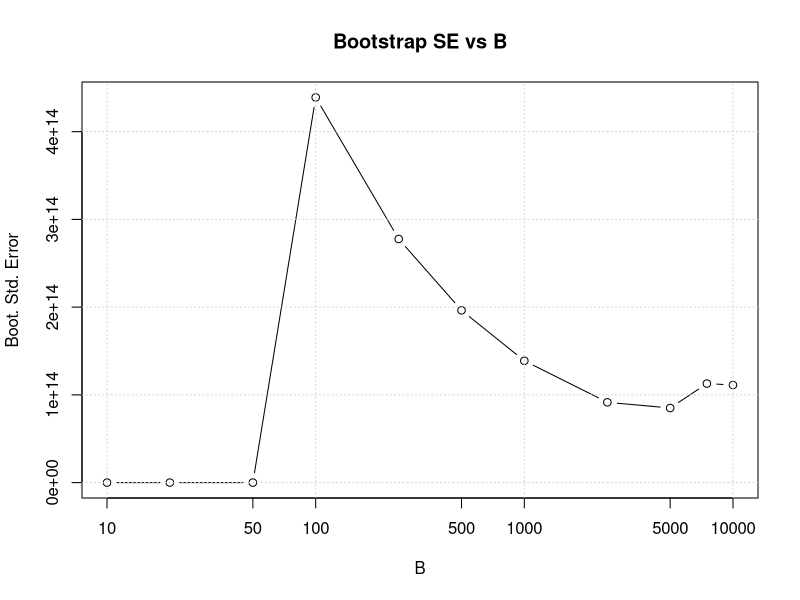
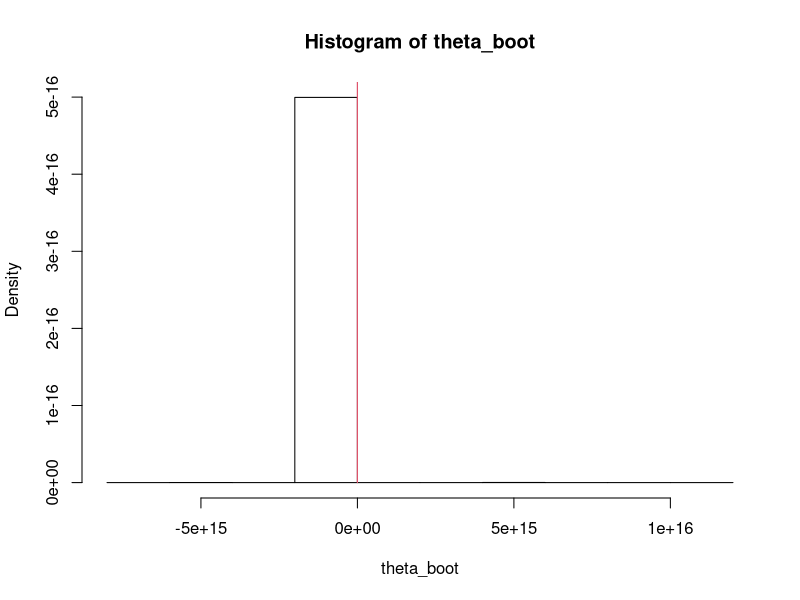

Here is the R script that generated these plots, in order:
## Question 3
##------------------------------------------------
ID<-c(1:10)
x1<-c(0.8,-1.23,1.25,-0.28,-0.03,0.61,1.43,-0.54,-0.35,-1.60)
x2<-c(0.64,-1.69,1.47,-0.14,-0.18,0.43,1.61,-0.31,-0.38,-1.82)
(q3.df <- data.frame(ID,x1,x2))

# 3.1 --------------------------------------
# Calculate the means
(mean_x1 <- mean(q3.df$x1))
(mean_x2 <- mean(q3.df$x2))

(theta.obs <- mean_x1 / mean_x2)


# Classical method for standard error
classical_se <- function(x1, x2) {
  n <- length(x1)
  mean_x1 <- mean(x1)
  mean_x2 <- mean(x2)
  
  var_x1 <- var(x1)
  var_x2 <- var(x2)
  
  se <- sqrt((1 / mean_x2)^2 * (var_x1 / n) + 
               (-mean_x1 / mean_x2^2)^2 * (var_x2 / n))
  se
}

# Calculate classical SE
classical_se(x1, x2)



### 3.2 ----------------------------------------------------
## Non-parameteric bootstrap 
# Define the dataset
ID <- c(1:10)
x1 <- c(0.8, -1.23, 1.25, -0.28, -0.03, 0.61, 1.43, -0.54, -0.35, -1.60)
x2 <- c(0.64, -1.69, 1.47, -0.14, -0.18, 0.43, 1.61, -0.31, -0.38, -1.82)

# Calculate the ratio statistic
theta_hat <- function(x1, x2) {
  mean(x1) / mean(x2)
}

theta_hat(x1, x2)

# Bootstrap standard error function
bootstrap_se <- function(x1, x2, B) {
  set.seed(2025)
  n <- length(x1)
  theta_boot <- numeric(B)
  for (b in 1:B) {
    # Resample with replacement
    indices <- sample(1:n, size = n, replace = TRUE)
    x1_sample <- x1[indices]
    x2_sample <- x2[indices]
    
    # Check for mean(x2) != 0
    if (mean(x2_sample) != 0) {
      theta_boot[b] <- theta_hat(x1_sample, x2_sample)
    } else {
      theta_boot[b] <- NA  # Assign NA if mean(x2) = 0
    }
  }
  sd(na.omit(theta_boot))/sqrt(n)
  #sqrt(var(theta_boot))
}

bootstrap_B <- c(10, 20, 50, 100, 250, 500, 1000, 2500, 5000, 7500, 10000)
(bootstrap_se_values <- sapply(bootstrap_B, function(B) bootstrap_se(x1, x2, B)))

# Combine results
(results <- data.frame(B = bootstrap_B, Bootstrap_SE = bootstrap_se_values))

# Plot Bootstrap SE vs B
plot(results$B, results$Bootstrap_SE, type = "b", log = "x",
     xlab = "B", ylab = "Boot. Std. Error",
     main = "Bootstrap SE vs B")
grid()


##--------Jacknife --------------------------------------------------------
(n <- length(x1))
m.jack <- c(1:n)

for(i in 1:n) {
  cat(i)
  x1.jack <- x1[ - c(i)]
  x2.jack <- x2[ - c(i)]
  m.jack[i] <- mean(x2.jack)/mean(x1.jack)
}

(n - 1) * (mean(m.jack) - theta.obs) # 5.819458


# Jackknife function
jackknife_se <- function(x1, x2) {
  n <- length(x1)
  jackknife_thetas <- numeric(n)
  
  for (i in 1:n) {
    x1_jack <- x1[-i]
    x2_jack <- x2[-i]
    jackknife_thetas[i] <- mean(x1_jack) / mean(x2_jack)
  }
  
  # Jackknife standard error
  se <- sqrt((n - 1) * var(jackknife_thetas))
  list(se = se, estimates = jackknife_thetas)
}

# Jackknife SE
jackknife_results <- jackknife_se(x1, x2)
jackknife_se <- jackknife_results$se
jackknife_se


### 3.2 -------------###########################################



# Jackknife standard error function
jackknife_se <- function(x1, x2) {
  n <- length(x1)
  theta_jack <- numeric(n)
  for (i in 1:n) {
    # Leave one observation out
    theta_jack[i] <- theta_hat(x1[-i], x2[-i])
  }
  (n - 1) * sqrt(var(theta_jack) / n)
}

(jack.se <- jackknife_se(x1, x2))


### 3.3 ----------
# bootstrap confidence interval
bootstrap_ci <- function(x1, x2, B, seed = NULL) {
  if (!is.null(seed)) set.seed(seed)
  
  n <- length(x1)
  theta_boot <- numeric(B)
  
  for (b in 1:B) {
    indices <- sample(1:n, size = n, replace = TRUE)
    x1_sample <- x1[indices]
    x2_sample <- x2[indices]
    
    if (mean(x2_sample) != 0) {
      theta_boot[b] <- mean(x1_sample) / mean(x2_sample)
    } else {
      theta_boot[b] <- NA 
    }
  }
  
  theta_boot <- na.omit(theta_boot)
  
  # 95% CI using the percentile method
  ci_lower <- quantile(theta_boot, probs = 0.025)
  ci_upper <- quantile(theta_boot, probs = 0.975)
  
  list(CI = c(ci_lower, ci_upper), Bootstrap_Estimates = theta_boot)
}

result <- bootstrap_ci(x1, x2, B = 10000, seed = 123)

# Print the confidence interval
print(result$CI)



#######===3.3 ======================================
# Confidence interval using bootstrap estimates
# Data
x1 <- c(0.8, -1.23, 1.25, -0.28, -0.03, 0.61, 1.43, -0.54, -0.35, -1.60)
x2 <- c(0.64, -1.69, 1.47, -0.14, -0.18, 0.43, 1.61, -0.31, -0.38, -1.82)

# Function to calculate bootstrap estimates and CI (without histogram)
bootstrap_ci <- function(x1, x2, B) {
  set.seed(2523)  # Set seed if provided
  n <- length(x1)
  theta_boot <- numeric(B)
  
  for (b in 1:B) {
    # Resample with replacement
    indices <- sample(1:n, size = n, replace = TRUE)
    x1_sample <- x1[indices]
    x2_sample <- x2[indices]
    
    # Check for mean(x2) != 0
    if (mean(x2_sample) != 0) {
      theta_boot[b] <- mean(x1_sample) / mean(x2_sample)
    } else {
      theta_boot[b] <- NA  # Assign NA if mean(x2) = 0
    }
  }
  
  # Remove NA values
  theta_boot <- na.omit(theta_boot)
  
  ci <- quantile(theta_boot, probs = c(0.025, 0.975))
  
  return(list(CI = ci, Bootstrap_Estimates = theta_boot))
}

result <- bootstrap_ci(x1, x2, B = 10000)
print(result$CI)

### following prof code
n <- length(x1)
B = 10000
theta_boot<-c(1:B)

for (b in 1:B) {
  # Resample with replacement
  indices <- sample(1:n, size = n, replace = TRUE)
  x1_sample <- x1[indices]
  x2_sample <- x2[indices]
  theta_boot[b] <- mean(x1_sample) / mean(x2_sample)
}

t.up<-quantile(theta_boot,probs=c(0.95))
t.lo<-quantile(theta_boot,probs=c(0.05))
c(t.up,t.lo)
hist(theta_boot,nclass=10,col=0,probability=TRUE)
lines(c(t.up,t.up),c(0,20),col=2)
lines(c(t.lo,t.lo),c(0,10),col=2)




########=================================

#### 3.4 ------------------------------------------------------------------
# Hypothesis test using bootstrap
bootstrap_test <- function(x1, x2, B, theta_null = 1) {
  set.seed(5332)
  n <- length(x1)
  bootstrap_thetas <- numeric(B)
  
  for (b in 1:B) {
    indices <- sample(1:n, n, replace = TRUE)
    x1_sample <- x1[indices]
    x2_sample <- x2[indices]
    bootstrap_thetas[b] <- mean(x1_sample) / mean(x2_sample)
  }
  
  # Compute p-value for one-sided test
  p_value <- mean(bootstrap_thetas >= theta_null)
  p_value
}

# Test with B = 1000 and H0: theta = 1
bootstrap_p_value <- bootstrap_test(x1, x2, B = 1000, theta_null = 1)
bootstrap_p_value
